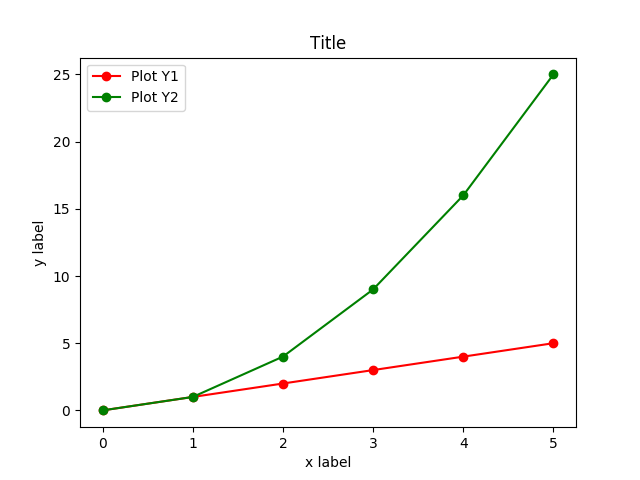

Write the Python code that produced this figure.
# Import libraries
import numpy as np
import matplotlib.pyplot as plt

# Define values
X = np.array([0, 1, 2, 3, 4, 5])
Y1 = X
Y2 = X * X

# Create figure for plot
fig = plt.figure()
graph = fig.add_subplot(1,1,1)
graph.set_xlabel('x label')
graph.set_ylabel('y label')
graph.set_title('Title')

# Insert plots
plt.plot(X,Y1,'ro-',label='Plot Y1')
plt.plot(X,Y2,'go-',label='Plot Y2')

# Show legend
plt.legend()

# Save figure
plt.savefig('lineplot.png')
plt.savefig('lineplot.pdf')

# Show plot in interactive window
plt.show()

# Close figure
plt.clf()
plt.cla()
plt.close()
